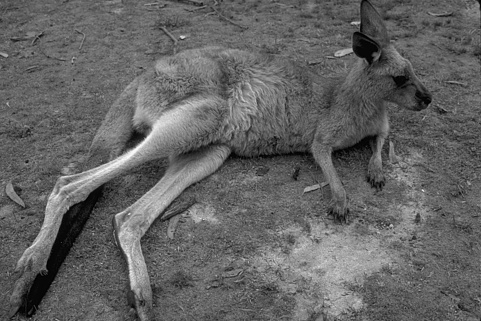
%> input picture cs558s18_hw1/kangaroo.pgm, 481 x 321 px
$ octave main.m   (GNU Octave 9; MATLAB toolbox functions it lacks are replaced by stand-ins)
%> lines starting %> are read from the running program, lines starting %| are printed output that depends on the picture; in (x1, y1, x2, y2) boxes, pixels count from 0 and x2, y2 are one past the last pixel; in counts of white or black regions, pixels touching at a corner belong together; the program's own positions count from 1
### cs558s18_hw1/gaus_filt.m
function  gaus_image = gaus_filt(X, sigma)
%Initialization

[m,n] = size(X);

gaus_image = zeros(m,n);

%set the gaus filter to be a 7*7 matrix, so the half width is 3
halfwid = 3;

%initialize gaus filter
gaus_filter = zeros(2*halfwid + 1);

% ============================================

%creat gaus filter with sigma
[xx,yy] = meshgrid(-halfwid:halfwid,-halfwid:halfwid);

gaus_filter = exp(-1/(2*sigma^2) * (xx.^2 + yy.^2));
gaus_filter = gaus_filter/sum(sum(gaus_filter));

%duplicate the edge of image with half width of filter
X_dup = edged_dup(X,halfwid);

%mutiple the gaus filter with each 7*7 matrix of the original image
for i = 1:m
    for j = 1:n
        temp_X = X_dup(i:i+2*halfwid,j:j+2*halfwid);
        gaus_image(i,j) = sum(sum(gaus_filter .* double(temp_X)));
    end
end

gaus_image = uint8(gaus_image);

end

### cs558s18_hw1/edged_dup.m
function X_dup = edged_dup(X,extra_pixel)
%duplicate the edge of image with extra pixel

left_most = X(:,1:extra_pixel);
right_most = X(:,end-extra_pixel:end);
X_dup = [left_most,X,right_most];

top = X_dup(1:extra_pixel,:);
bottom = X_dup(end-extra_pixel:end,:);
X_dup = [top;X_dup;bottom];

end

### cs558s18_hw1/sobel_filt.m
function [sobel_image, sobel_ori] = sobel_filt(X,threshold)
%Initialization
[m,n] = size(X);

sobel_image_x = zeros(m,n);
sobel_image_y = zeros(m,n);

%set the sobel filter with x and y direction
sobel_filter_x = [-1,0,1;-2,0,2;-1,0,1];
sobel_filter_y = [-1,-2,-1;0,0,0;1,2,1];

%duplicate the edge
X_dup = edged_dup(X,1);

% ============================================

%iterate the sobel filter with image
for i = 1:m
    for j = 1:n
        temp_X = X_dup(i:i+2,j:j+2);
        sobel_image_x(i,j) = sum(sum(sobel_filter_x .* double(temp_X)));
        sobel_image_y(i,j) = sum(sum(sobel_filter_y .* double(temp_X)));
    end
end

%calculate gradient magnitude
sobel_image = sqrt(sobel_image_x.^2 + sobel_image_y.^2);

%calculate the gradient direction
sobel_ori = atan((sobel_image .* sobel_image_y)./(sobel_image .* sobel_image_x));
sobel_ori(isnan(sobel_ori))=0;

%apply threshold to filted image
sobel_image = sobel_image > threshold;

sobel_image = uint8(255*sobel_image);

end

### cs558s18_hw1/non_max_sup.m
function nms_image = non_max_sup(X,threshold)
%Initialization
[m,n] = size(X);
nms_image = zeros(m,n);

[X_image, X_ori] = sobel_filt(X, threshold);

%convert non-nomorlized sobel image
X_sobel = double(X) .* double(X_image/255);

% ============================================

%iterate the non-maxium supression with image
%split to four situation: horizontal, vertical, two diagonals
for i = 2:(m-1)
    for j = 2:(n-1)
        if X_ori(i,j)==0
            continue
        elseif X_ori(i,j) >= (-3/8 *pi) & X_ori(i,j) < (-1/8 *pi)
            nms_image(i,j) = X_sobel(i,j)*(max([X_sobel(i,j),X_sobel(i-1,j+1), X_sobel(i+1,j-1)])==X_sobel(i,j));
        elseif X_ori(i,j) >= (-1/8*pi) & X_ori(i,j) < (1/8*pi)
            nms_image(i,j) = X_sobel(i,j)*(max([X_sobel(i,j),X_sobel(i-1,j), X_sobel(i+1,j)])==X_sobel(i,j));
        elseif X_ori(i,j) >= (1/8 *pi) & X_ori(i,j) < (3/8 *pi)
            nms_image(i,j) = X_sobel(i,j)*(max([X_sobel(i,j),X_sobel(i+1,j+1), X_sobel(i-1,j-1)])==X_sobel(i,j));
        else
            nms_image(i,j) = X_sobel(i,j)*(max([X_sobel(i,j),X_sobel(i,j-1), X_sobel(i,j+1)])==X_sobel(i,j));
        end

    end
end

nms_image = nms_image./nms_image *255;
nms_image(isnan(nms_image)) = 0;

nms_image = uint8(nms_image);

end

### cs558s18_hw1/main.m
%%read image

kangaroo = imread('kangaroo.pgm');
%> kangaroo is the input picture: size 321x481 uint8; min 0, max 253, mean 99.5
plane = imread('plane.pgm');
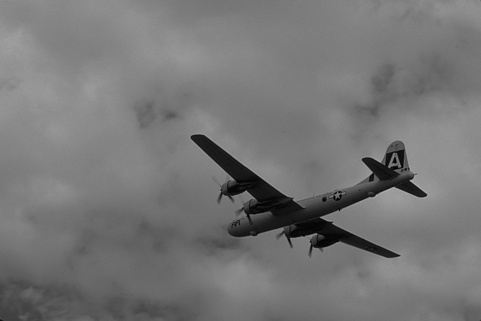
%> input picture cs558s18_hw1/plane.pgm, 481 x 321 px
%> plane is the input picture: size 321x481 uint8; min 1, max 177, mean 118.3
red = imread('red.pgm');
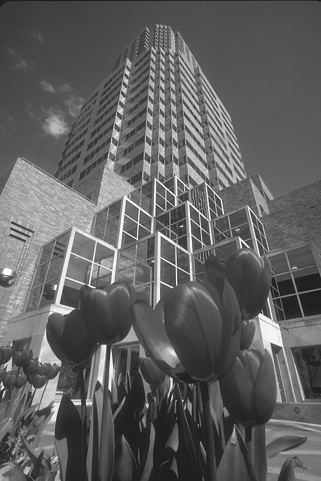
%> input picture cs558s18_hw1/red.pgm, 321 x 481 px
%> red is the input picture: size 481x321 uint8; min 22, max 255, mean 95.9
%% Gaussian Filter to 'kangaroo.pgm'

%process gaus filter to plane
for i = 1:10
    subplot(2,5,i);
    imshow(gaus_filt(double(kangaroo),i));
    title(['Gaussian filter with sigma' int2str(i)]);
end

%choose sigma = 1 and sigma = 9 to compare
kangaroo_1 = gaus_filt(double(kangaroo),1);
%> in edged_dup (call 11), `left_most = X(:,1:extra_pixel);`: left_most = 321 rows, first 12: [73 76 83; 83 83 81; 107 91 97; 121 92 92; 100 101 92; 86 104 96; 93 85 71; 82 74 56; 72 66 86; 81 65 75; 74 76 66; 83 92 80]
%> in edged_dup (call 11), `right_most = X(:,end-extra_pixel:end);`: right_most = 321 rows, first 8: [37 26 13 6; 84 33 10 7; 119 79 16 9; 136 115 36 13; 128 134 93 14; 126 136 116 19; 136 146 113 16; 118 127 91 20]
kangaroo_2 = gaus_filt(double(kangaroo),9);

pause;
%% %% Sobel Filter to 'plane.pgm'

%apply sobel filter to kangaroo_1 and kangaroo_2
%set threshold to be 80 and 40
kangaroo_sobel_1 = sobel_filt(kangaroo_1,80);
%> in edged_dup (call 13), `right_most = X(:,end-extra_pixel:end);`: right_most = 321 rows, first 12: [26 30; 30 33; 43 45; 63 59; 82 72; 93 79; 94 80; 89 77; 86 77; 91 83; 102 94; 114 106]
%> in sobel_filt, `sobel_ori(isnan(sobel_ori))=0;`:
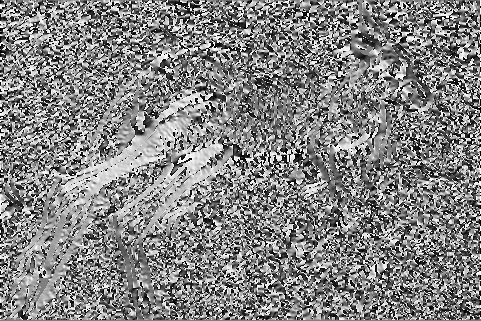
%> sobel_ori: size 321x481 double; min -1.57, max 1.57, mean 0.0491; drawn with min black and max white
%> in sobel_filt, `sobel_image = sobel_image > threshold;`:
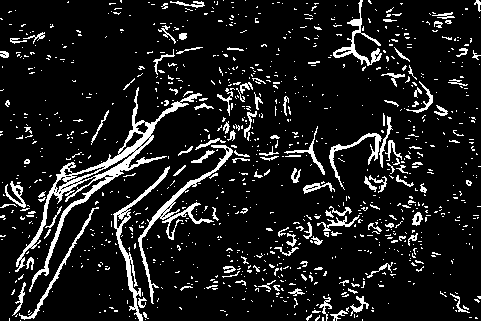
%> sobel_image: size 321x481 logical; 10.9% white in thin lines or dots
%> in sobel_filt, `sobel_image = uint8(255*sobel_image);`: sobel_image: size 321x481 uint8; 10.9% white in thin lines or dots
kangaroo_sobel_2 = sobel_filt(kangaroo_2,40);
%> call 2 of sobel_filt, with threshold = 40
%> in edged_dup (call 14), `right_most = X(:,end-extra_pixel:end);`: right_most = 321 rows, first 12: [58 47; 69 58; 78 69; 84 76; 95 87; 102 96; 106 101; 108 105; 110 107; 112 110; 113 112; 116 115]
%> after the loop in sobel_filt (call 2), `for i = 1:m`:
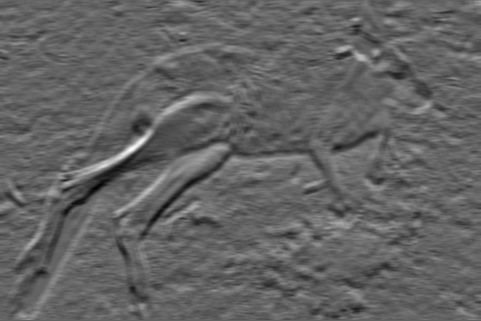
%> sobel_image_y: size 321x481 double; min -135, max 210, mean 0; drawn with min black and max white
%> in sobel_filt (call 2), `sobel_ori(isnan(sobel_ori))=0;`:
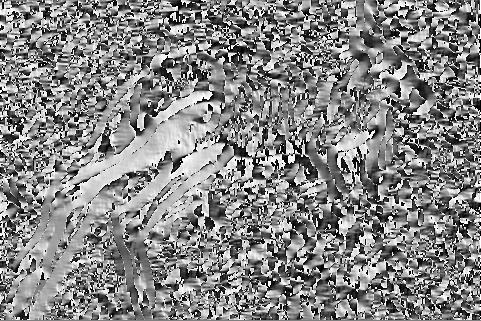
%> sobel_ori: size 321x481 double; min -1.57, max 1.57, mean 0.0823; drawn with min black and max white
%> in sobel_filt (call 2), `sobel_image = sobel_image > threshold;`: sobel_image: size 321x481 logical; 16.3% white; 452 white regions (346 under 20 px), largest, box (x1, y1, x2, y2) and area: (13, 79, 241, 321) 7109, (112, 144, 306, 321) 4085, (332, 0, 401, 74) 1324

%display the image
subplot(1,2,1);
imshow(kangaroo_sobel_1);
subplot(1,2,2);
imshow(kangaroo_sobel_2);
%choose kangaroo_sobel_2 to do futher process

pause;
%% Non-maxium supression to 'kangaroo.pgm'

%apply Non-maxium supression to kangaroo_1
nms_kangaroo = non_max_sup(kangaroo_2,40);
%> in non_max_sup, `X_sobel = double(X) .* double(X_image/255);`:
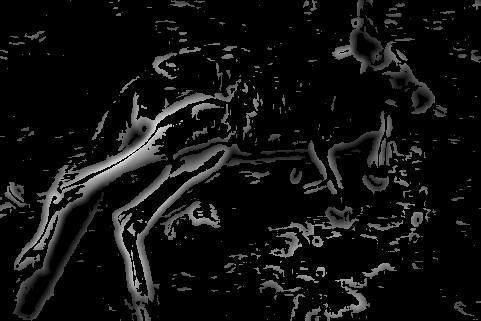
%> X_sobel: size 321x481 double; min 0, max 220, mean 16.3
%> (the run ends here)
